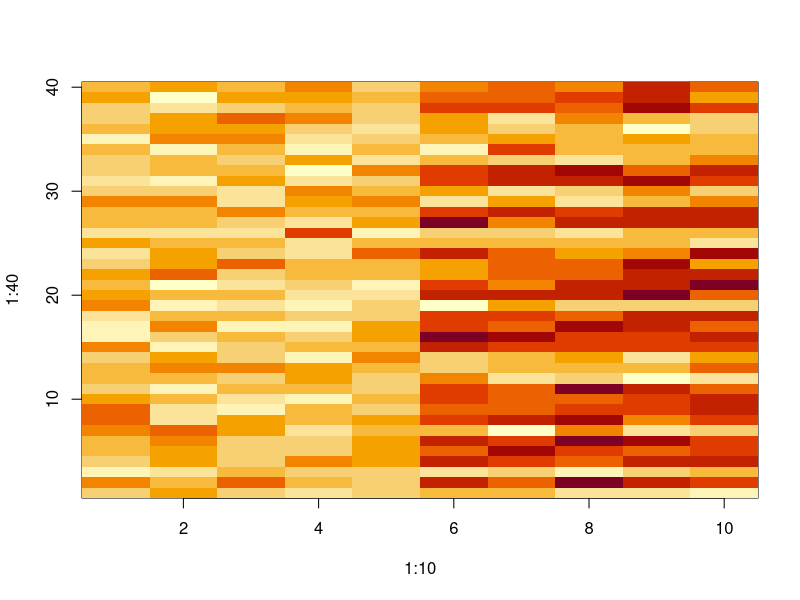
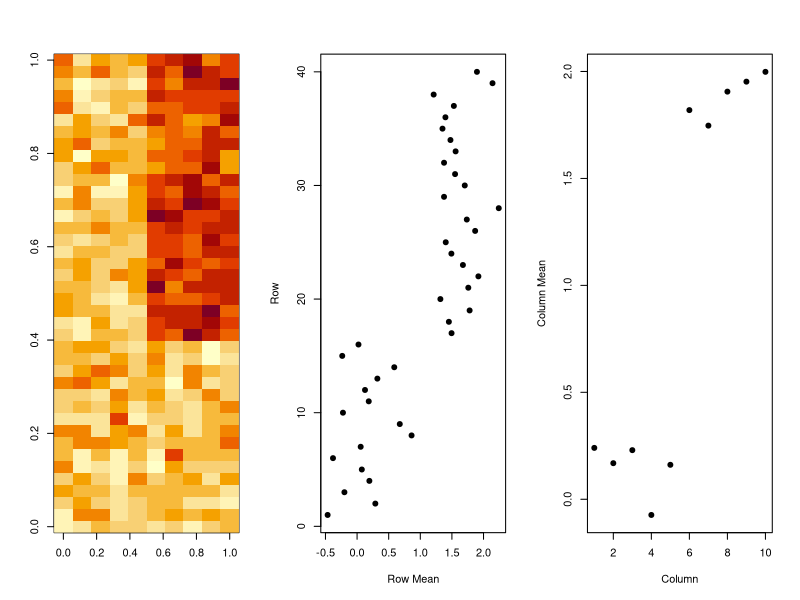

R code for these plots, in order:

set.seed(12345)

dataMatrix <- matrix(rnorm(400), nrow=40)

set.seed(678910)

for (i in 1:40){
    coinFlip <- rbinom(1, size = 1, prob = 0.5)
    if(coinFlip){
        dataMatrix[i, ] <- dataMatrix[i, ] + rep(c(0,3), each = 5)
    }
}

# par(mfrow = c(1,2))

image(1:10, 1:40, t(dataMatrix)[, nrow(dataMatrix):1])
# heatmap(dataMatrix, )

hh <- hclust(dist(dataMatrix))
dataMatrixOrdered <- dataMatrix[hh$order, ]
par(mfrow = c(1, 3))
image(t(dataMatrixOrdered)[, nrow(dataMatrixOrdered):1])
plot(rowMeans(dataMatrixOrdered), 40:1, , xlab = "Row Mean", ylab = "Row", pch = 19)
plot(colMeans(dataMatrixOrdered), xlab = "Column", ylab = "Column Mean", pch = 19)


